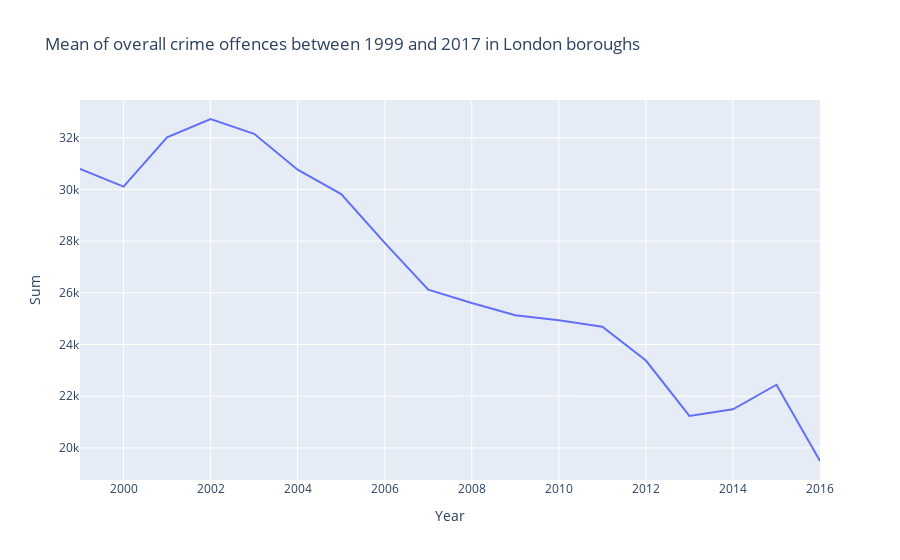

Source (notebook cell):
### Code cell
# Analysing and visualising the data 

# We want to plot 3 graphs:
# 1. The mean of overall crime offences over time (in years) - interactive line plot
# 2. The mean of overall recorded sexual offences over time (in years) - interactive line plot
# 3. The number of all London Boroughs of overall crime offences and overall recorded sexual offences over time (in years) - interactive bar chart

# For the graph 1. we plot an interactive line plot
# x-axis: time (in years)
# y-axis: mean of all London Boroughs of the number of overall crime offences

# Now we calculate the mean of overall crime offences for all London boroughs 


df1_bis = modif(df1)
columns = df1_bis.columns[:-2] # We disregard the last two columns, ie. 'Inner London' and 'Outer London'
df1_bis['Sum'] = sum(df1_bis[borough] for borough in columns)/len(columns)



year=[1999,2000,2001,2002,2003,2004,2005,2006,2007,2008,2009,2010,2011,2012,2013,2014,2015,2016]

#Creation of a column with the sum and years in df2_bis to plot the graphs

df1_bis['Sum'] = sum(df1_bis[borough] for borough in columns)/len(columns)

df1_bis['Year']= year




#creation of line plot 

fig = px.line(df1_bis,x='Year',y='Sum',
                 title = "Mean of overall crime offences between 1999 and 2017 in London boroughs")

fig.show()

fig.write_html('/Users/jutti/Documents/QM2SRQ1-2/Visualisations/Mean of overall crime offences between 1999 and 2017 in London boroughs.html')

### Figure 1 — Plotly figure (JSON) as saved in the notebook; plotly's stock layout.template omitted (floating-point values rounded to 4 significant figures)
{"data": [{"hovertemplate": "Year=%{x}<br>Sum=%{y}<extra></extra>", "legendgroup": "", "line": {"color": "#636efa", "dash": "solid"}, "marker": {"symbol": "circle"}, "mode": "lines", "name": "", "orientation": "h", "showlegend": false, "type": "scatter", "x": [1999, 2000, 2001, 2002, 2003, 2004, 2005, 2006, 2007, 2008, 2009, 2010, 2011, 2012, 2013, 2014, 2015, 2016], "xaxis": "x", "y": [30790.0, 30110.0, 32020.0, 32720.0, 32150.0, 30760.0, 29820.0, 27930.0, 26120.0, 25600.0, 25130.0, 24940.0, 24690.0, 23380.0, 21240.0, 21490.0, 22440.0, 19490.0], "yaxis": "y"}], "layout": {"legend": {"tracegroupgap": 0}, "title": {"text": "Mean of overall crime offences between 1999 and 2017 in London boroughs"}, "xaxis": {"anchor": "y", "domain": [0, 1], "title": {"text": "Year"}}, "yaxis": {"anchor": "x", "domain": [0, 1], "title": {"text": "Sum"}}}}
